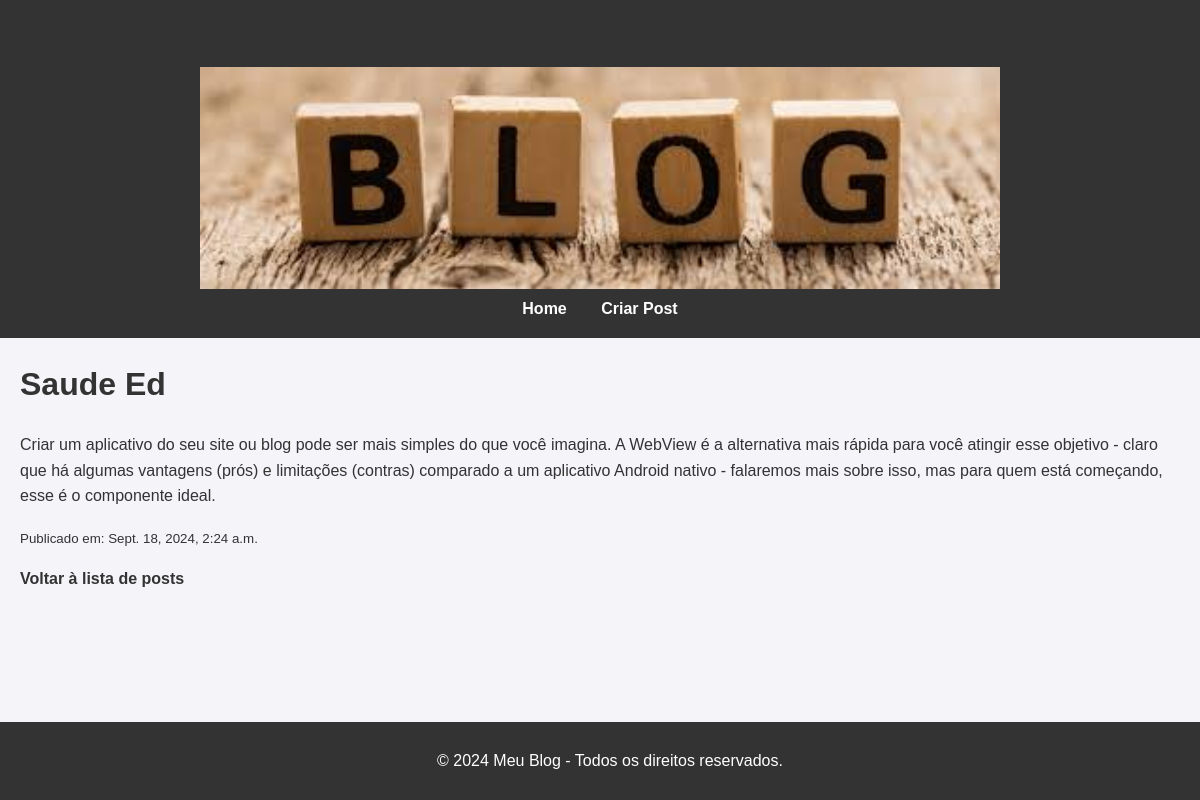
Page /post/6/ on the committed database.
### blog/models.py (models this page shows)
class Post(models.Model):  # Define a classe Post, que representa um modelo (tabela) no banco de dados
    titulo = models.CharField(max_length=200)  # Campo de texto com um limite máximo de 200 caracteres para o título do post
    conteudo = models.TextField()  # Campo de texto sem limite de caracteres para o conteúdo do post
    data_publicacao = models.DateTimeField(auto_now_add=True)  # Armazena a data e a hora em que o post foi criado, preenchido automaticamente
    imagem_destacada = models.ImageField(upload_to='images/', blank=True, null=True)  # Campo de upload de imagem, opcional (pode ser em branco ou nulo) e salvo no diretório 'images/'

### blog/views.py (the view)
# urls.py: path('post/<int:post_id>/', views.detalhe_post, name='detalhe_post'),
def detalhe_post(request, post_id):
    post = get_object_or_404(Post, id=post_id)  # Busca o post pelo id, ou retorna um erro 404 se o post não existir
    return render(request, 'blog/detalhe_post.html', {'post': post})  # Renderiza o template 'detalhe_post.html' com os dados do post específico

### blog/templates/blog/detalhe_post.html
{% extends 'base.html' %}
{% block content %}
<h1>{{ post.titulo }}</h1>
<p>{{ post.conteudo }}</p>
<p><small>Publicado em: {{ post.data_publicacao }}</small></p>
<a href="{% url 'lista_posts' %}">Voltar à lista de posts</a>
{% endblock %}

### blog/static/blog/css/styles.css (style rules this page uses)
body { font-family: 'Arial', sans-serif; background-color: #f4f4f9; color: #333; margin: 0; padding: 0; line-height: 1.6; }
h1 { font-size: 2rem; color: #333; }
a { color: #333; text-decoration: none; font-weight: bold; }

### rows in the picture
Post: titulo "Saude Ed", conteudo "Criar um aplicativo do seu site ou blog pode ser mais simples do que você imagina. A WebView é a alternativa mais rápida para você atingir esse objetivo - claro que há algumas vantagens (prós) e limitações (contras) comparado a um aplicativo Android nativo - falaremos mais sobre isso, mas para quem está começando, esse é o componente ideal.", data_publicacao "Sept. 18, 2024, 2:24 a.m."
